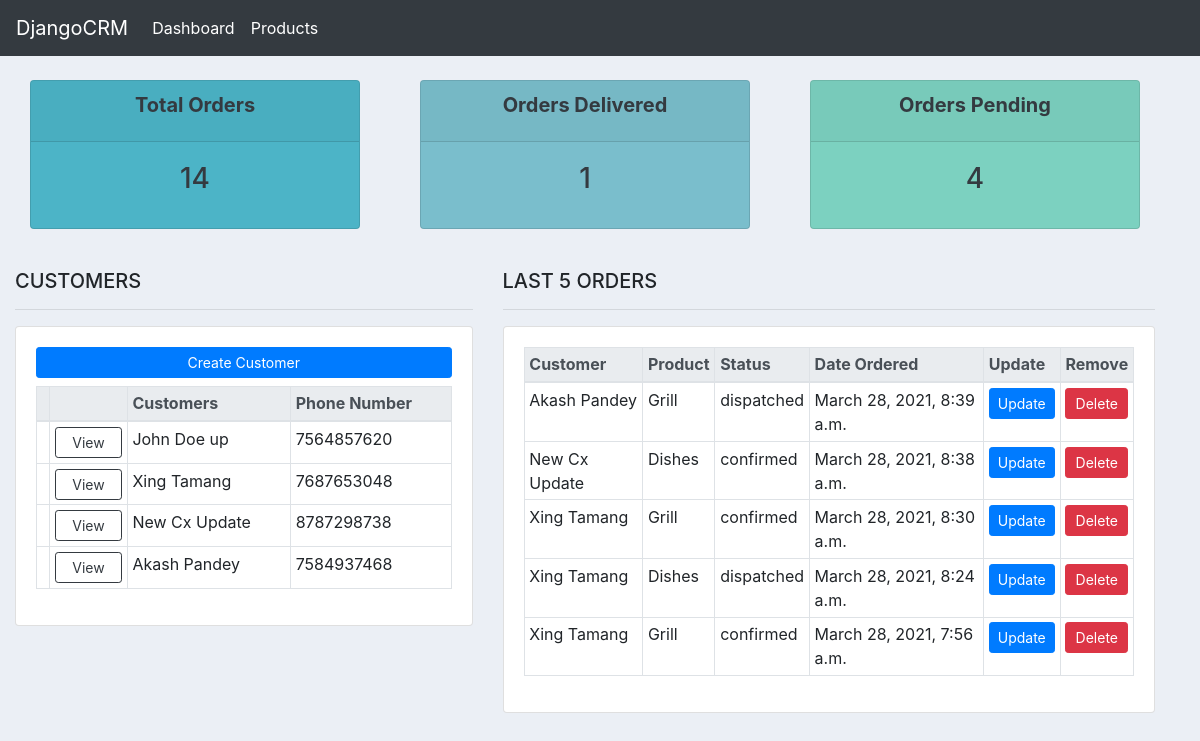
The app's page /, older data.
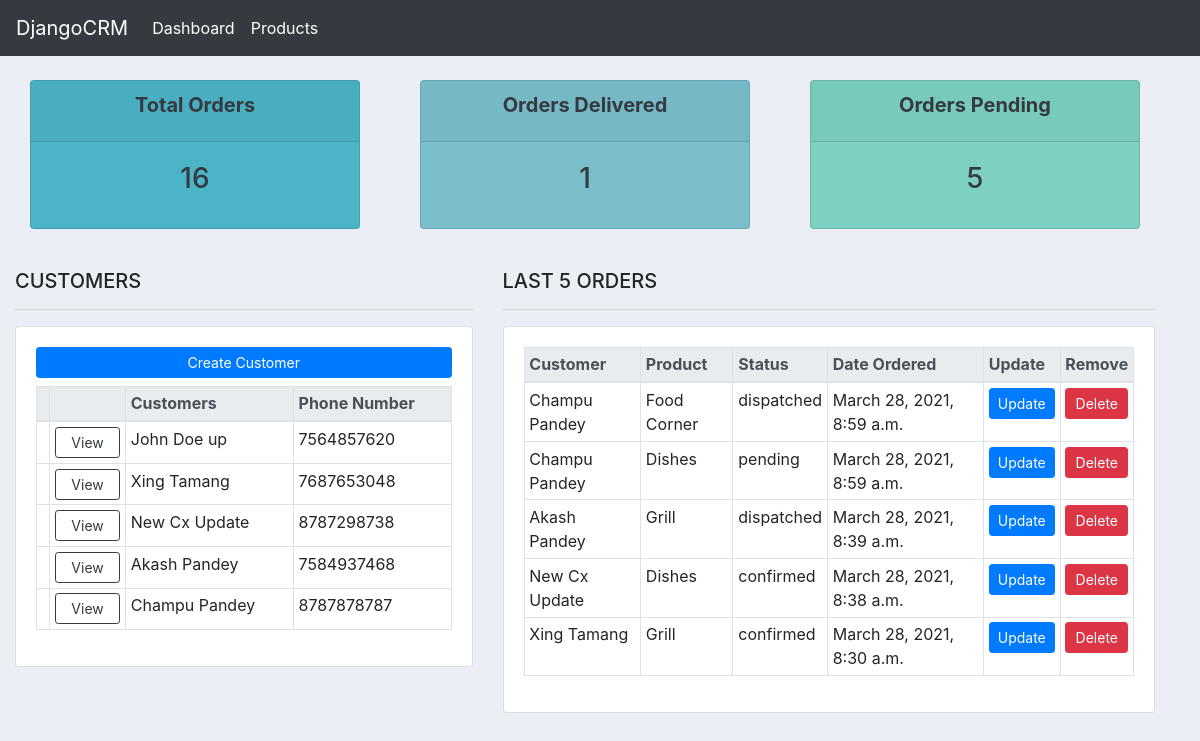
The same page, newer data.
### accounts/models.py (models this page shows, shortened)
class Customer(models.Model):
    name = models.CharField(max_length=250, null=True)
    phone = models.CharField(max_length=250, null=True)
    email = models.CharField(max_length=250, null=True)
    create_date = models.DateTimeField(auto_now=True)
    write_date = models.DateTimeField(auto_now_add=True)
    def __str__(self):
        return self.name

class Order(models.Model):
    STATUS = (
        ('pending', 'Pending'),
        ('confirmed', 'Confirmed'),
        ('dispatched', 'Dispatched'),
        ('delivered', 'Delivered'),
    )
    customer = models.ForeignKey("accounts.Customer", on_delete=models.SET_NULL, null=True)
    product = models.ForeignKey("accounts.Product", on_delete=models.SET_NULL, null=True)
    create_date = models.DateTimeField(auto_now=True)
    write_date = models.DateTimeField(auto_now_add=True)
    status = models.CharField(choices=STATUS, max_length=250, null=True)

class Product(models.Model):
    CATEGORY = (
        ('indoor', 'Indoor'),
        ('outdoor', 'Outdoor'),
    )
    STATUS = (
        ('active', 'Active'),
        ('inactive', 'Inactive'),
    )
    name = models.CharField(max_length=250, null=True)
    price = models.FloatField(null=True)
    category = models.CharField(max_length=250, null=True, choices=CATEGORY)
    description = models.CharField(max_length=250, null=True, blank=True)
    tags = models.ManyToManyField("accounts.Tag")
    status = models.CharField(choices=STATUS, max_length=250, default='active')
    create_date = models.DateTimeField(auto_now=True)
    write_date = models.DateTimeField(auto_now_add=True)
    def __str__(self):
        return self.name

### accounts/views.py (the view)
# urls.py: path('', home_view, name='home'),
def home_view(request):
    total_orders = Order.objects.all().count()
    total_customers = Customer.objects.all().count()
    pending_orders = Order.objects.filter(status='pending').count()
    delivered_orders = Order.objects.filter(status='delivered').count()
    customer_objs = Customer.objects.all()
    order_objs = Order.objects.all().exclude(customer__isnull=True).order_by('-id')[0:5]
    context = {'customer_objs': customer_objs, 'order_objs': order_objs,
    'total_orders': total_orders, 'delivered_orders': delivered_orders, 'pending_orders': pending_orders,}
    return render(request, 'accounts/home.html', context=context)

### accounts/templates/accounts/home.html (shortened to what this page needs)
{% extends 'accounts/main.html' %}
{% block content %}
{% include 'accounts/status.html' %}
<br>
<div class="row container-fluid">
    <div class="col-md-5">
        <h5>CUSTOMERS</h5>
        <hr>
        <div class="card card-body">
            <a href="{% url 'create-customer' %}" class="mb-2 btn btn-primary btn-sm btn-block">Create Customer</a>
            <table class="table table-sm table-bordered table-hover">
                <thead class="thead-light">
                    <tr>
                        <th></th>
                        <th></th>
                        <th>Customers</th>
                        <th>Phone Number</th>
                    </tr>
                </thead class="thead-light">
                {% for cx in customer_objs %}
                    <tr>
                        <td></td>
                        <td><a href="{% url 'customer' cx.id %}" class="btn btn-sm btn-block btn-outline-dark">View</a></td>
                        <td>{{ cx.name }}</td>
                        <td>{{ cx.phone }}</td>
                    </tr>
                {% endfor %}
            </table>
        </div>
    </div>
    <div class="col-md-7">
        <h5>LAST 5 ORDERS</h5>
        <hr>
        <div class="card card-body">
            <div class="table-responsive">
                <table class="table table-sm table-bordered table-hover">
                    <thead class="thead-light">
                        <tr>
                            <th>Customer</th>
                            <th>Product</th>
                            <th>Status</th>
                            <th>Date Ordered</th>
                            <th>Update</th>
                            <th>Remove</th>
                        </tr>
                    </thead class="thead-light">
                    {% for order in order_objs %}
                        <tr>
                            <td>{{ order.customer }}</td>
                            <td>{{ order.product }}</td>
                            <td>{{ order.status }}</td>
                            <td>{{ order.create_date }}</td>
                            <td><a href="{% url 'update-order' order.id %}" class="btn btn-primary btn-sm btn-block">Update</a></td>
                            <td><a href="{% url 'delete-order' order.id %}" class="btn btn-danger btn-sm btn-block">Delete</a></td>
                        </tr>
                    {% endfor %}
                </table>
            </div>
        </div>
    </div>
</div>
{% endblock content %}

Row changes from the older to the newer data that the page shows:
no longer on this page (row unchanged): Order: customer "Xing Tamang", product "Dishes", status "dispatched", create_date "March 28, 2021, 8:24 a.m."
no longer on this page (row unchanged): Order: customer "Xing Tamang", product "Grill", status "confirmed", create_date "March 28, 2021, 7:56 a.m."
added Customer: name "Champu Pandey", phone "8787878787"
added Order: customer "Champu Pandey", product "Food Corner", status "dispatched", create_date "March 28, 2021, 8:59 a.m."
added Order: customer "Champu Pandey", product "Dishes", status "pending", create_date "March 28, 2021, 8:59 a.m."
Text that changed along with them:
{{ total_orders }}: "14" → "16"
{{ pending_orders }}: "4" → "5"
